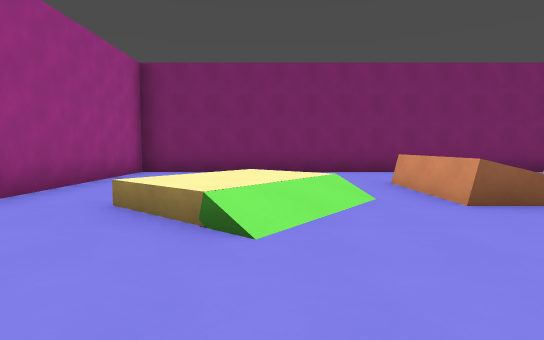
view 1 (above)

21 first-person views from a walk through a Godot game level. The camera is 1.5 m above the floor, tilts 4° down and sees 80° across. The floor is counted in squares, 2.4 m on a side. Each view is taken from the middle of a square. On the plan, view 1 faces up. The plan holds only what a view shows up to about 10 squares ahead; the rest is blank. The place goes on beyond the plan. Characters and animated objects are not drawn.

view 2
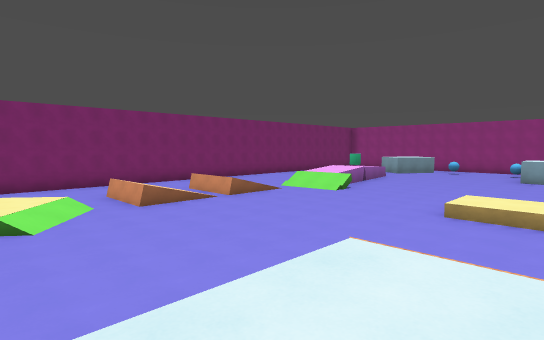

view 3
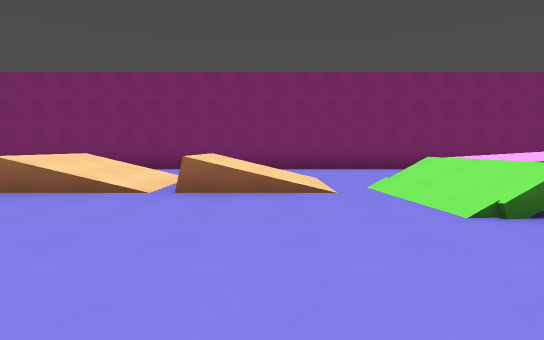

view 4
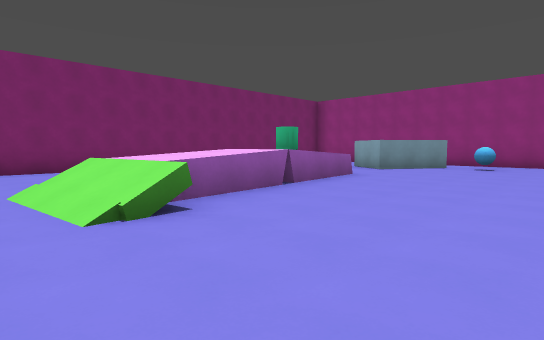

view 5
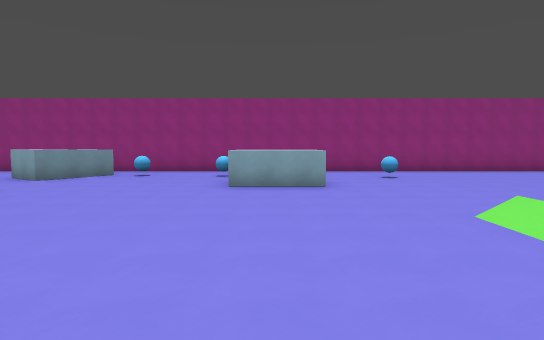

view 6
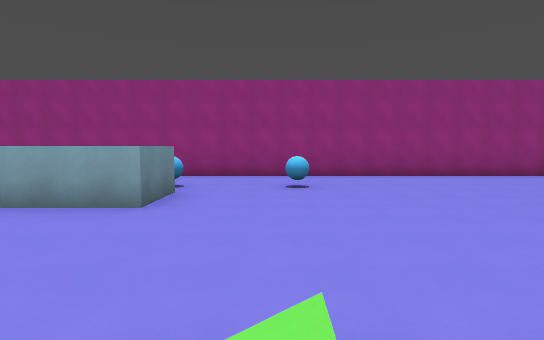

view 7
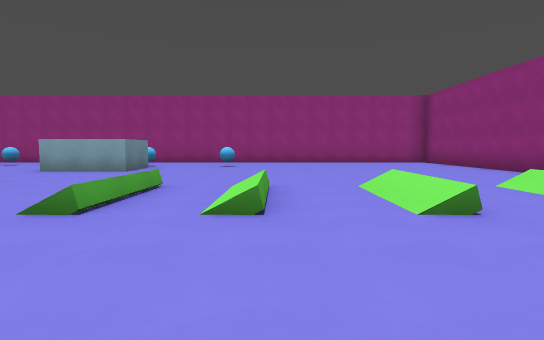

view 8
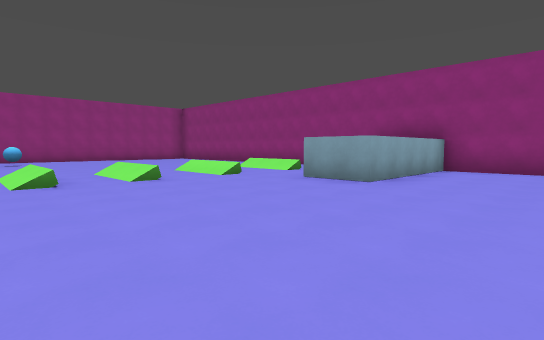

view 9
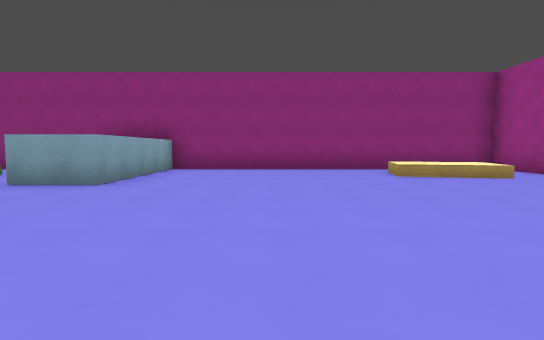

view 10
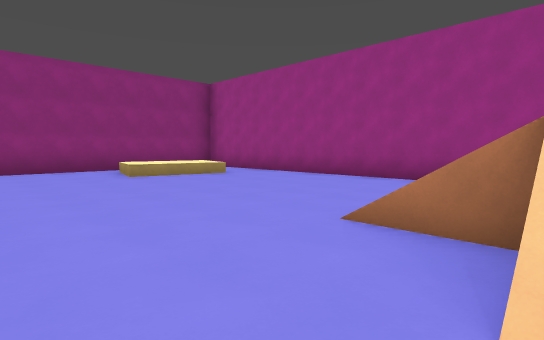

view 11
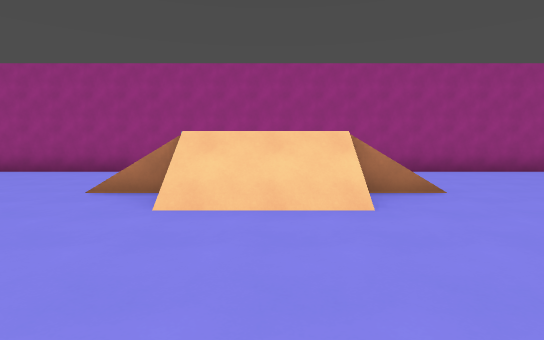

view 12
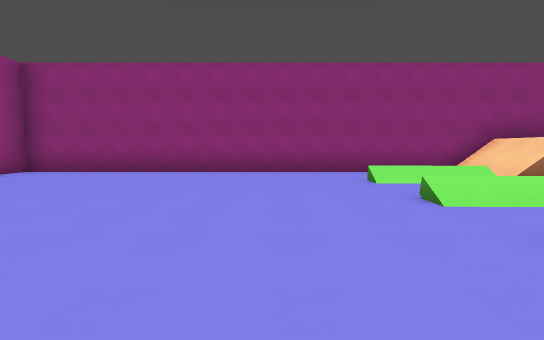

view 13
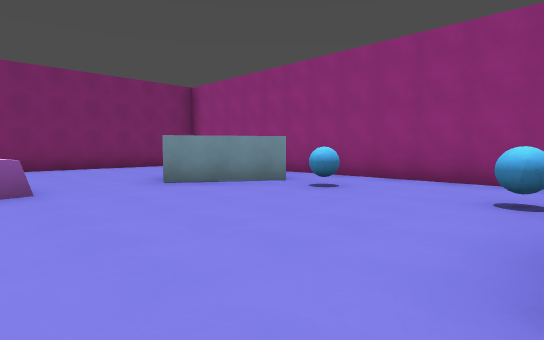

view 14
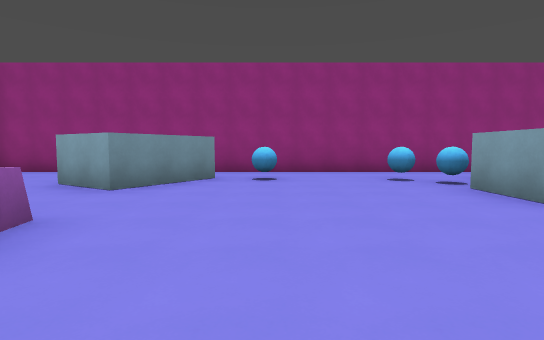

view 15
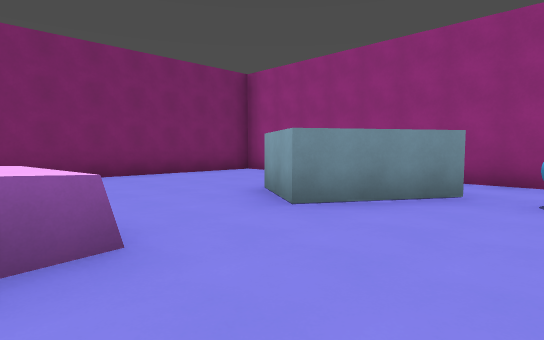

view 16
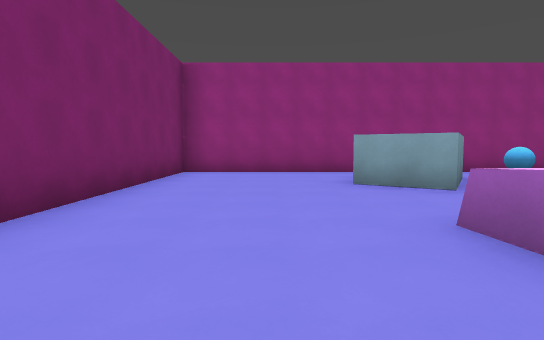

view 17
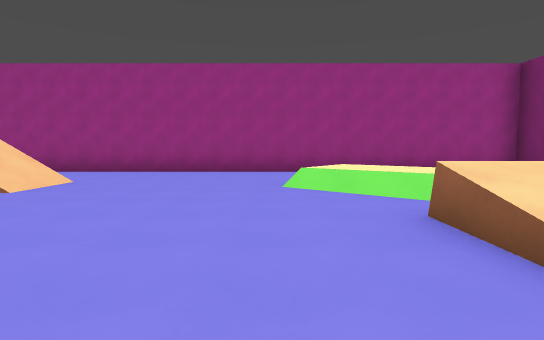

view 18
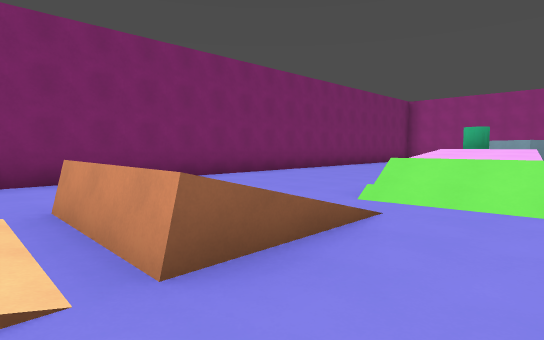

view 19
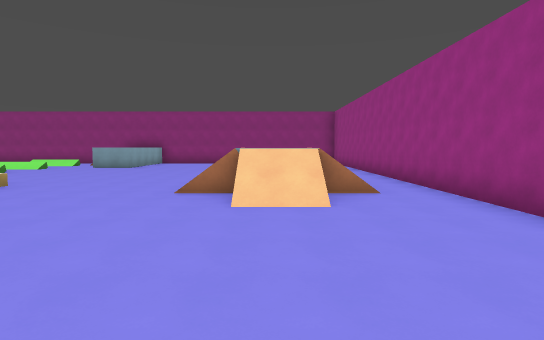

view 20
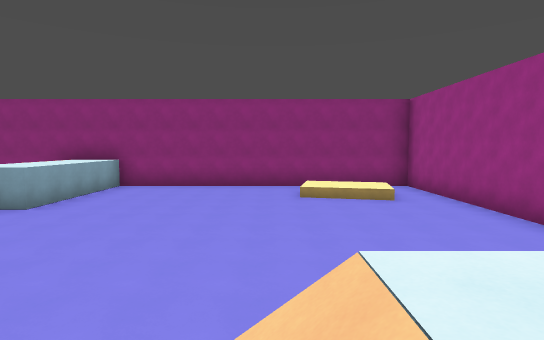

view 21
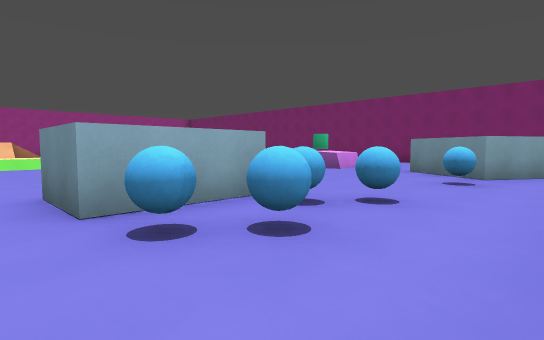

### Floor plan
Key: @ floor where view 1 was taken; # wall or solid block; . main floor; : floor 0.75 m higher than the main floor; + floor 1.25 m higher than the main floor; * floor 1.5 m higher than the main floor; % floor 2 m higher than the main floor; / step, stairs or slope; = window, fence, low wall or low ledge; ^ raised ledge; B ball.
Columns run from 4 left of view 1 to 20 right of it. Each row starts with its distance up from view 1.
  9 #########################
  8 #.. ....................#
  7 #.. ....................#
  6 #.   ...................#
  5 #...=.=////.............#
  4 #../:/=////.= +*===.##..#
  3 #..//......./++===#.###.#
  2 #.../.......=...........#
  1 #....................B..#
  0 #...@...................#
 -1 #.......................#
 -2 #..//.....=//......##B..#
 -3 #.////..../:/......##B..#
 -4 #.//%/....///......##B..#
 -5 #./ %/..................#
 -6 #.   ........///........#
 -7 #....................B..#
 -8 #............===........#
 -9 #.......................#
-10 #............===........#
-11 #........./%............#
-12 #.^^^...../%=///........#
-13 #.^^^...../%/  .........#
-14 #.  ....../%/  .........#
-15 #########################

Where each view was taken, in squares from view 1:
view 1: 0 up, 0 right, facing up
view 2: 4 down, 1 left, facing up-right
view 3: 1 down, 6 right, facing up
view 4: 1 down, 7 right, facing up-right
view 5: 3 down, 7 right, facing right
view 6: 6 down, 10 right, facing right
view 7: 8 down, 6 right, facing right
view 8: 5 down, 3 right, facing down-right
view 9: 5 down, 3 right, facing down
view 10: 5 down, 3 right, facing down-left
view 11: 4 down, 5 right, facing left
view 12: 6 down, 13 right, facing down
view 13: 2 down, 13 right, facing up-right
view 14: 1 up, 11 right, facing right
view 15: 1 up, 13 right, facing up-right
view 16: 6 up, 11 right, facing right
view 17: 2 up, 5 right, facing left
view 18: 2 up, 4 right, facing up-right
view 19: 3 up, 0 right, facing down
view 20: 4 down, 1 right, facing down
view 21: 5 down, 19 right, facing up-left
